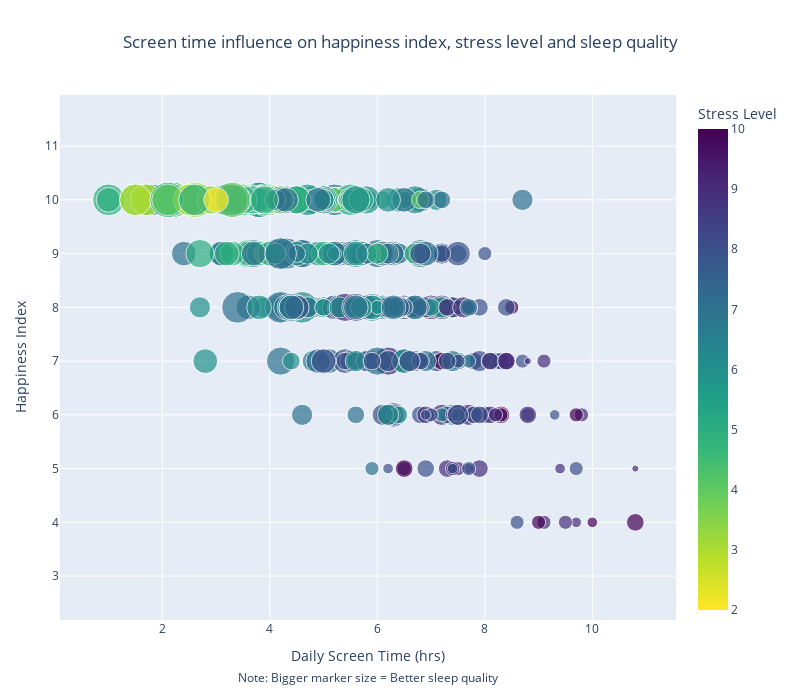

The code cell stored with this chart in its notebook:
### Markdown cell above
Paragraph Summary:
- Social media and stress: The more time users spend on social media, the more stressed they tend to be.
- Sleep and happiness: Happiness is strongly correlated with sleep quality; the more users sleep, the happier they tend to be.
- Stress, social media, and happiness: Users on social media who experience higher stress are generally less happy.
- Causality ambiguity: Higher stress levels may lead to more time spent on social media, or conversely, more social media use may increase stress levels.
- Sleep and stress: Better sleep quality helps reduce stress levels.
- Screen time and sleep: Increased daily screen time can worsen sleep quality, or alternatively, individuals with insomnia may spend more time on social media.

### Code cell
# Scale Sleep Quality for marker size
scaled_size = df["Sleep_Quality(1-10)"] ** 2  # adjust exponent as needed

fig = px.scatter(
    df,
    x="Daily_Screen_Time(hrs)",
    y="Happiness_Index(1-10)",
    size=scaled_size,
    color="Stress_Level(1-10)",
    color_continuous_scale="Viridis_r",
    size_max=25,
    opacity=0.7,
    custom_data=[
        "Gender",
        "Exercise_Frequency(week)",
        "Days_Without_Social_Media",
        "Sleep_Quality(1-10)",
        "Stress_Level(1-10)"
    ]
)

# Update layout for axis titles, colorbar, annotation
fig.update_layout(
    title_text="Screen time influence on happiness index, stress level and sleep quality",
    title_x=0.5,
    width=800,
    height=700,
    autosize=False,
    margin=dict(t=95, b=80, l=60, r=50),

    # X and Y axis styling
    xaxis=dict(title="Daily Screen Time (hrs)"),
    yaxis=dict(title="Happiness Index"),
    coloraxis_colorbar=dict(title="Stress Level")
)

# Force equal aspect ratio
fig.update_yaxes(scaleanchor="x", scaleratio=1)

# Customize hover to exclude marker size
fig.update_traces(
    hovertemplate=(
        "Gender: %{customdata[0]}<br>" +
        "Exercise Frequency: %{customdata[1]}<br>" +
        "Days Without Social Media: %{customdata[2]}<br>" +
        "Daily Screen Time: %{x}<br>" +
        "Happiness Index: %{y}<br>" +
        "Sleep Quality: %{customdata[3]}<br>" +
        "Stress Level: %{customdata[4]}<extra></extra>"
    )
)

# Add annotation at the bottom
fig.add_annotation(
    xref="paper", yref="paper",
    x=0.5, y=-0.13,  # slightly below x-axis
    showarrow=False,
    text="Note: Bigger marker size = Better sleep quality",
    font=dict(size=12),
    align="center"
)

fig.show()

### Figure 1 — Plotly figure (JSON) as saved in the notebook; plotly's stock layout.template omitted (floating-point values rounded to 4 significant figures; data arrays with more than 128 entries replaced by an {"elided": "..."} marker saying what was removed)
{"data": [{"customdata": {"elided": "500x5 mixed values"}, "hovertemplate": "Gender: %{customdata[0]}<br>Exercise Frequency: %{customdata[1]}<br>Days Without Social Media: %{customdata[2]}<br>Daily Screen Time: %{x}<br>Happiness Index: %{y}<br>Sleep Quality: %{customdata[3]}<br>Stress Level: %{customdata[4]}<extra></extra>", "legendgroup": "", "marker": {"color": {"elided": "500 float values"}, "coloraxis": "coloraxis", "opacity": 0.7, "size": {"elided": "500 float values"}, "sizemode": "area", "sizeref": 0.16, "symbol": "circle"}, "mode": "markers", "name": "", "orientation": "v", "showlegend": false, "type": "scatter", "x": {"elided": "500 float values"}, "xaxis": "x", "y": {"elided": "500 float values"}, "yaxis": "y"}], "layout": {"annotations": [{"align": "center", "font": {"size": 12}, "showarrow": false, "text": "Note: Bigger marker size = Better sleep quality", "x": 0.5, "xref": "paper", "y": -0.13, "yref": "paper"}], "autosize": false, "coloraxis": {"colorbar": {"title": {"text": "Stress Level"}}, "colorscale": [[0, "#fde725"], [0.1111, "#b5de2b"], [0.2222, "#6ece58"], [0.3333, "#35b779"], [0.4444, "#1f9e89"], [0.5556, "#26828e"], [0.6667, "#31688e"], [0.7778, "#3e4989"], [0.8889, "#482878"], [1, "#440154"]]}, "height": 700, "legend": {"itemsizing": "constant", "tracegroupgap": 0}, "margin": {"b": 80, "l": 60, "r": 50, "t": 95}, "title": {"text": "Screen time influence on happiness index, stress level and sleep quality", "x": 0.5}, "width": 800, "xaxis": {"anchor": "y", "domain": [0, 1], "title": {"text": "Daily Screen Time (hrs)"}}, "yaxis": {"anchor": "x", "domain": [0, 1], "scaleanchor": "x", "scaleratio": 1, "title": {"text": "Happiness Index"}}}}
